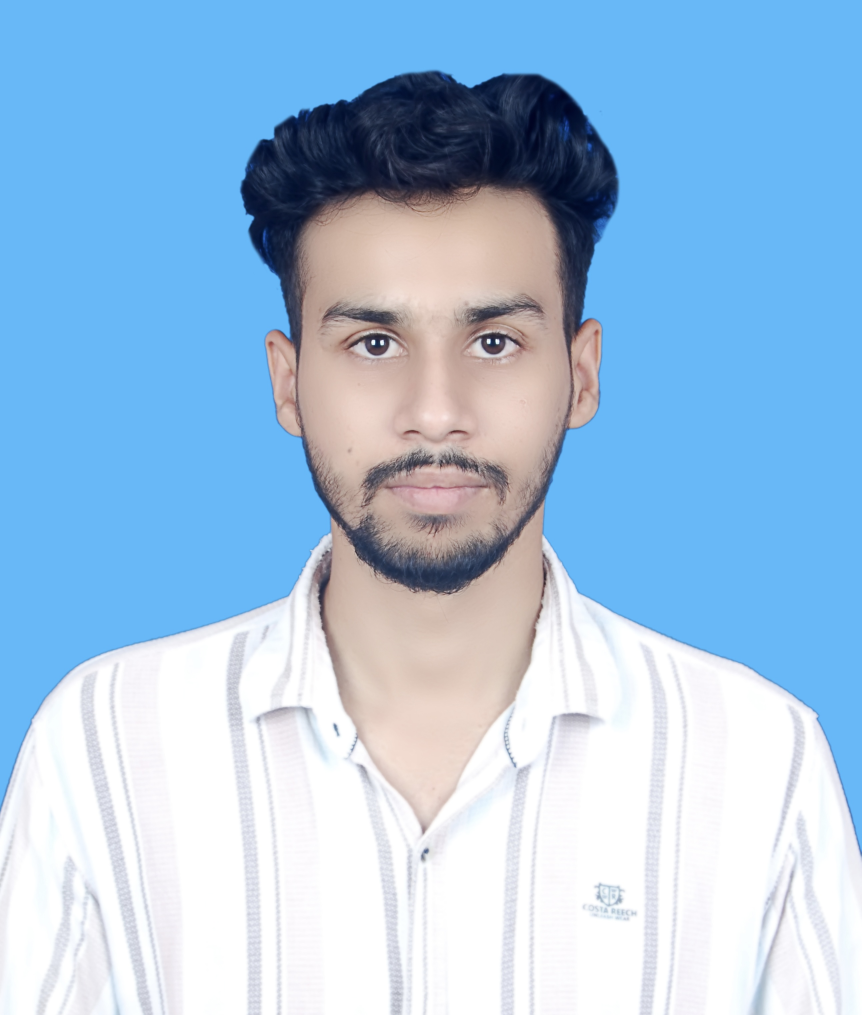
#> input picture pic.jpeg, 2584 x 3044 px (shown at 1/3 size)
$ python make_ascii_svg.py ../pic.jpeg ../pic.jpeg
#> lines starting #> are read from the running program, lines starting #| are printed output that depends on the picture
import sys
import os
import math

try:
    from PIL import Image
except ImportError:
    print("Pillow is required: pip install Pillow")
    sys.exit(1)

RAMP = " .'`^\",:;Il!i~+_-?][}{1)(|\\/tfjrxnuvczXYUJCLQ0OZmwqpdbkhao*#MW&8%B@$"

def image_to_ascii(image_path: str, width: int = 80, height: int = 40) -> str:
#> called with image_path = '../pic.jpeg', width = 60, height = 30
    img = Image.open(image_path).convert("L")
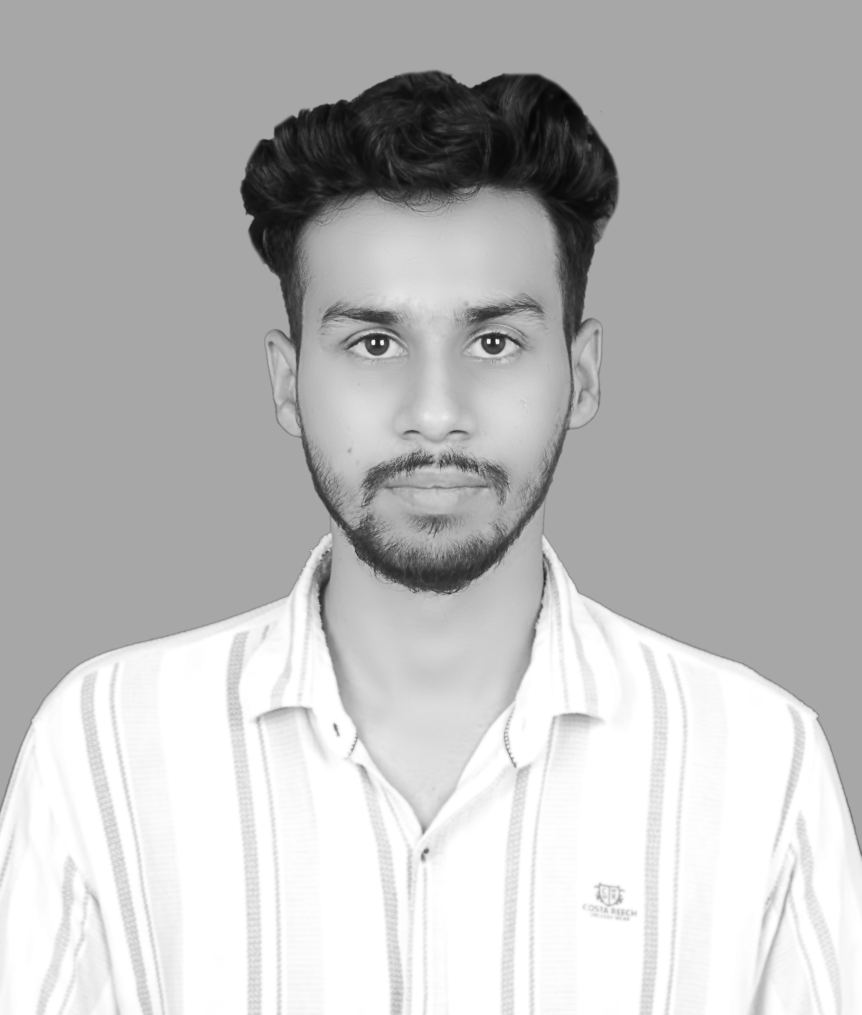
#> img: PIL image 2584x3044 L (shown at 1/3 size); min 5, max 255, mean 188
    img = img.resize((width, height), Image.Resampling.LANCZOS)
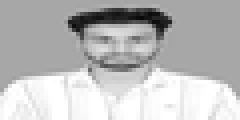
#> img: PIL image 60x30 L (shown 4 times larger); min 9, max 255, mean 187.9
    pixels = list(img.getdata())
#> pixels = 1800 values, max 255 at index 1152, min 9 at index 275, mean 187.9
    chars = []
    for y in range(height):
        row = ""
        for x in range(width):
            brightness = pixels[y * width + x]
            index = int((brightness / 255) * (len(RAMP) - 1))
            row += RAMP[index]
        chars.append(row)
#> after the loop, chars = 30 items
    return "\n".join(chars)


def make_ascii_svg(input_path: str, output_path: str = "ascii-art.svg") -> None:
    if not os.path.exists(input_path):
        print(f"Input not found: {input_path}")
        sys.exit(1)

    ascii_text = image_to_ascii(input_path, width=60, height=30)
    lines = ascii_text.split("\n")
#> lines = 30 items
    line_count = len(lines)
#> line_count = 30
    max_len = max(len(line) for line in lines) if lines else 0
#> max_len = 60

    font_size = 8
    line_height = 9
    width = max_len * font_size + 80
#> width = 560
    height = line_count * line_height + 120
#> height = 390

    svg_parts = [
        f'<svg xmlns="http://www.w3.org/2000/svg" viewBox="0 0 {width} {height}" width="{width}" height="{height}">',
        "<defs>",
        '<linearGradient id="asciiGrad" x1="0%" y1="0%" x2="100%" y2="0%">',
        "<stop offset='0%' stop-color='#22D3EE'>",
        '<animate attributeName="stop-color" values="#22D3EE;#7C3AED;#22D3EE" dur="3s" repeatCount="indefinite"/>',
        "</stop>",
        "<stop offset='100%' stop-color='#7C3AED'>",
        '<animate attributeName="stop-color" values="#7C3AED;#22D3EE;#7C3AED" dur="3s" repeatCount="indefinite"/>',
        "</stop>",
        "</linearGradient>",
        '<filter id="glow">',
        "<feGaussianBlur stdDeviation='2' result='blur'/>",
        "<feMerge><feMergeNode in='blur'/><feMergeNode in='SourceGraphic'/></feMerge>",
        "</filter>",
        '<clipPath id="asciiClip">',
        f'<rect x="0" y="0" width="{width}" height="0">',
        f'<animate attributeName="height" values="0;{height}" dur="3s" fill="freeze" calcMode="spline" keySplines="0.4 0 0.2 1"/>',
        f'<animate attributeName="y" values="{height};0" dur="3s" fill="freeze" calcMode="spline" keySplines="0.4 0 0.2 1"/>',
        "</rect>",
        "</clipPath>",
        "</defs>",
    ]

    svg_parts.append(f'<rect width="{width}" height="{height}" fill="#0F172A"/>')

    svg_parts.append('<g clip-path="url(#asciiClip)">')
    svg_parts.append('<animateTransform attributeName="transform" type="translate" values="0,0; 0,-3; 0,0" dur="6s" repeatCount="indefinite"/>')

    for i, line in enumerate(lines):
        y = 20 + i * line_height
        safe_line = line.replace("&", "&amp;").replace("<", "&lt;").replace(">", "&gt;")
        svg_parts.append(f'<text x="40" y="{y}" font-family="monospace" font-size="{font_size}" fill="url(#asciiGrad)" filter="url(#glow)">{safe_line}</text>')
#> this loop made 30 passes
#> y on passes 1 to 12: 20, 29, 38, 47, 56, 65, 74, 83, 92, 101, 110, 119
#> after the loop, svg_parts = 54 items

    svg_parts.append("</g>")

    cursor_x = 40 + max_len * font_size + 4
#> cursor_x = 524
    cursor_y = 20 + line_count * line_height - line_height + 6
#> cursor_y = 287
    svg_parts.append(f'<rect x="{cursor_x}" y="{cursor_y}" width="6" height="{font_size}" fill="#22D3EE">')
    svg_parts.append('<animate attributeName="opacity" values="0;1;0" dur="1s" repeatCount="indefinite"/>')
    svg_parts.append("</rect>")

    svg_parts.append("</svg>")

    with open(output_path, "w", encoding="utf-8") as f:
        f.write("\n".join(svg_parts))
    print(f"ASCII SVG written to {output_path}")


if __name__ == "__main__":
    if len(sys.argv) < 2:
        print("Usage: python make_ascii_svg.py <prepped-image.png> [output.svg]")
        sys.exit(1)
    make_ascii_svg(sys.argv[1], sys.argv[2] if len(sys.argv) > 2 else "ascii-art.svg")
